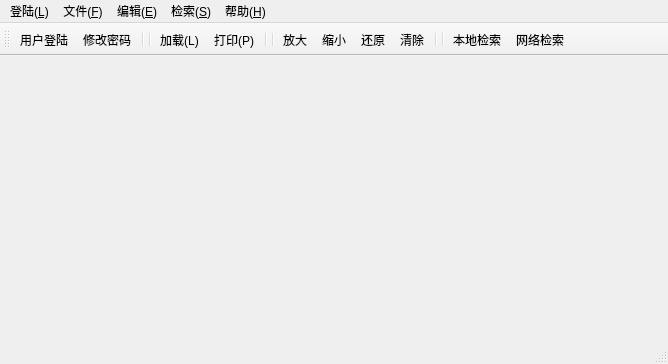
<?xml version="1.0" encoding="UTF-8"?>
<ui version="4.0">
 <class>MainWindow</class>
 <widget class="QMainWindow" name="MainWindow">
  <property name="geometry">
   <rect>
    <x>0</x>
    <y>0</y>
    <width>668</width>
    <height>364</height>
   </rect>
  </property>
  <property name="windowTitle">
   <string>MainWindow</string>
  </property>
  <widget class="QWidget" name="centralWidget">
   <layout class="QHBoxLayout" name="horizontalLayout"/>
  </widget>
  <widget class="QMenuBar" name="menuBar">
   <property name="geometry">
    <rect>
     <x>0</x>
     <y>0</y>
     <width>668</width>
     <height>21</height>
    </rect>
   </property>
   <widget class="QMenu" name="menu_F">
    <property name="title">
     <string>文件(&amp;F)</string>
    </property>
    <addaction name="action_L"/>
    <addaction name="action_P"/>
    <addaction name="action_Q"/>
   </widget>
   <widget class="QMenu" name="menu_E">
    <property name="title">
     <string>编辑(&amp;E)</string>
    </property>
    <addaction name="action_zoom_in"/>
    <addaction name="action_zoom_out"/>
    <addaction name="action_rotate"/>
    <addaction name="action_clear"/>
   </widget>
   <widget class="QMenu" name="menu_V">
    <property name="title">
     <string>检索(&amp;S)</string>
    </property>
    <addaction name="local_search"/>
    <addaction name="net_search"/>
   </widget>
   <widget class="QMenu" name="menu_H">
    <property name="title">
     <string>帮助(&amp;H)</string>
    </property>
    <addaction name="action_about"/>
    <addaction name="action_user"/>
    <addaction name="action_Qt"/>
   </widget>
   <widget class="QMenu" name="menu_L">
    <property name="title">
     <string>登陆(&amp;L)</string>
    </property>
    <addaction name="action_login"/>
    <addaction name="action_password"/>
   </widget>
   <addaction name="menu_L"/>
   <addaction name="menu_F"/>
   <addaction name="menu_E"/>
   <addaction name="menu_V"/>
   <addaction name="menu_H"/>
  </widget>
  <widget class="QToolBar" name="mainToolBar">
   <attribute name="toolBarArea">
    <enum>TopToolBarArea</enum>
   </attribute>
   <attribute name="toolBarBreak">
    <bool>false</bool>
   </attribute>
   <addaction name="action_login"/>
   <addaction name="action_password"/>
   <addaction name="separator"/>
   <addaction name="separator"/>
   <addaction name="action_L"/>
   <addaction name="action_P"/>
   <addaction name="separator"/>
   <addaction name="separator"/>
   <addaction name="action_zoom_in"/>
   <addaction name="action_zoom_out"/>
   <addaction name="action_rotate"/>
   <addaction name="action_clear"/>
   <addaction name="separator"/>
   <addaction name="separator"/>
   <addaction name="local_search"/>
   <addaction name="net_search"/>
  </widget>
  <widget class="QStatusBar" name="statusBar"/>
  <action name="action_L">
   <property name="icon">
    <iconset resource="menu.qrc">
     <normaloff>:/new/prefix1/images/open.png</normaloff>:/new/prefix1/images/open.png</iconset>
   </property>
   <property name="text">
    <string>加载(&amp;L)</string>
   </property>
   <property name="toolTip">
    <string>加载(L)</string>
   </property>
  </action>
  <action name="action_P">
   <property name="icon">
    <iconset resource="menu.qrc">
     <normaloff>:/new/prefix1/images/print.png</normaloff>:/new/prefix1/images/print.png</iconset>
   </property>
   <property name="text">
    <string>打印(&amp;P)</string>
   </property>
  </action>
  <action name="action_Q">
   <property name="icon">
    <iconset resource="menu.qrc">
     <normaloff>:/new/prefix1/images/exit.png</normaloff>:/new/prefix1/images/exit.png</iconset>
   </property>
   <property name="text">
    <string>退出(&amp;Q)</string>
   </property>
  </action>
  <action name="action_zoom_in">
   <property name="icon">
    <iconset resource="menu.qrc">
     <normaloff>:/new/prefix1/images/zoom-in.png</normaloff>:/new/prefix1/images/zoom-in.png</iconset>
   </property>
   <property name="text">
    <string>放大</string>
   </property>
  </action>
  <action name="action_zoom_out">
   <property name="icon">
    <iconset resource="menu.qrc">
     <normaloff>:/new/prefix1/images/zoom-out.png</normaloff>:/new/prefix1/images/zoom-out.png</iconset>
   </property>
   <property name="text">
    <string>缩小</string>
   </property>
  </action>
  <action name="action_rotate">
   <property name="icon">
    <iconset resource="menu.qrc">
     <normaloff>:/new/prefix1/images/rotate.png</normaloff>:/new/prefix1/images/rotate.png</iconset>
   </property>
   <property name="text">
    <string>还原</string>
   </property>
  </action>
  <action name="action_clear">
   <property name="icon">
    <iconset resource="menu.qrc">
     <normaloff>:/new/prefix1/images/clear.png</normaloff>:/new/prefix1/images/clear.png</iconset>
   </property>
   <property name="text">
    <string>清除</string>
   </property>
  </action>
  <action name="local_search">
   <property name="icon">
    <iconset resource="menu.qrc">
     <normaloff>:/new/prefix1/images/2D.png</normaloff>:/new/prefix1/images/2D.png</iconset>
   </property>
   <property name="text">
    <string>本地检索</string>
   </property>
   <property name="toolTip">
    <string>本地检索</string>
   </property>
  </action>
  <action name="net_search">
   <property name="icon">
    <iconset resource="menu.qrc">
     <normaloff>:/new/prefix1/images/3D.png</normaloff>:/new/prefix1/images/3D.png</iconset>
   </property>
   <property name="text">
    <string>网络检索</string>
   </property>
   <property name="toolTip">
    <string>网络检索</string>
   </property>
  </action>
  <action name="action_about">
   <property name="icon">
    <iconset resource="menu.qrc">
     <normaloff>:/new/prefix1/images/help.png</normaloff>:/new/prefix1/images/help.png</iconset>
   </property>
   <property name="text">
    <string>关于软件</string>
   </property>
  </action>
  <action name="action_user">
   <property name="icon">
    <iconset resource="menu.qrc">
     <normaloff>:/new/prefix1/images/userguid.png</normaloff>:/new/prefix1/images/userguid.png</iconset>
   </property>
   <property name="text">
    <string>用户手册</string>
   </property>
  </action>
  <action name="action_Qt">
   <property name="icon">
    <iconset resource="menu.qrc">
     <normaloff>:/new/prefix1/images/qt.png</normaloff>:/new/prefix1/images/qt.png</iconset>
   </property>
   <property name="text">
    <string>关于Qt</string>
   </property>
  </action>
  <action name="action_login">
   <property name="icon">
    <iconset resource="menu.qrc">
     <normaloff>:/new/prefix1/images/login.png</normaloff>:/new/prefix1/images/login.png</iconset>
   </property>
   <property name="text">
    <string>用户登陆</string>
   </property>
  </action>
  <action name="action_password">
   <property name="icon">
    <iconset resource="menu.qrc">
     <normaloff>:/new/prefix1/images/password.png</normaloff>:/new/prefix1/images/password.png</iconset>
   </property>
   <property name="text">
    <string>修改密码</string>
   </property>
  </action>
 </widget>
 <layoutdefault spacing="6" margin="11"/>
 <resources>
  <include location="menu.qrc"/>
 </resources>
 <connections/>
</ui>
